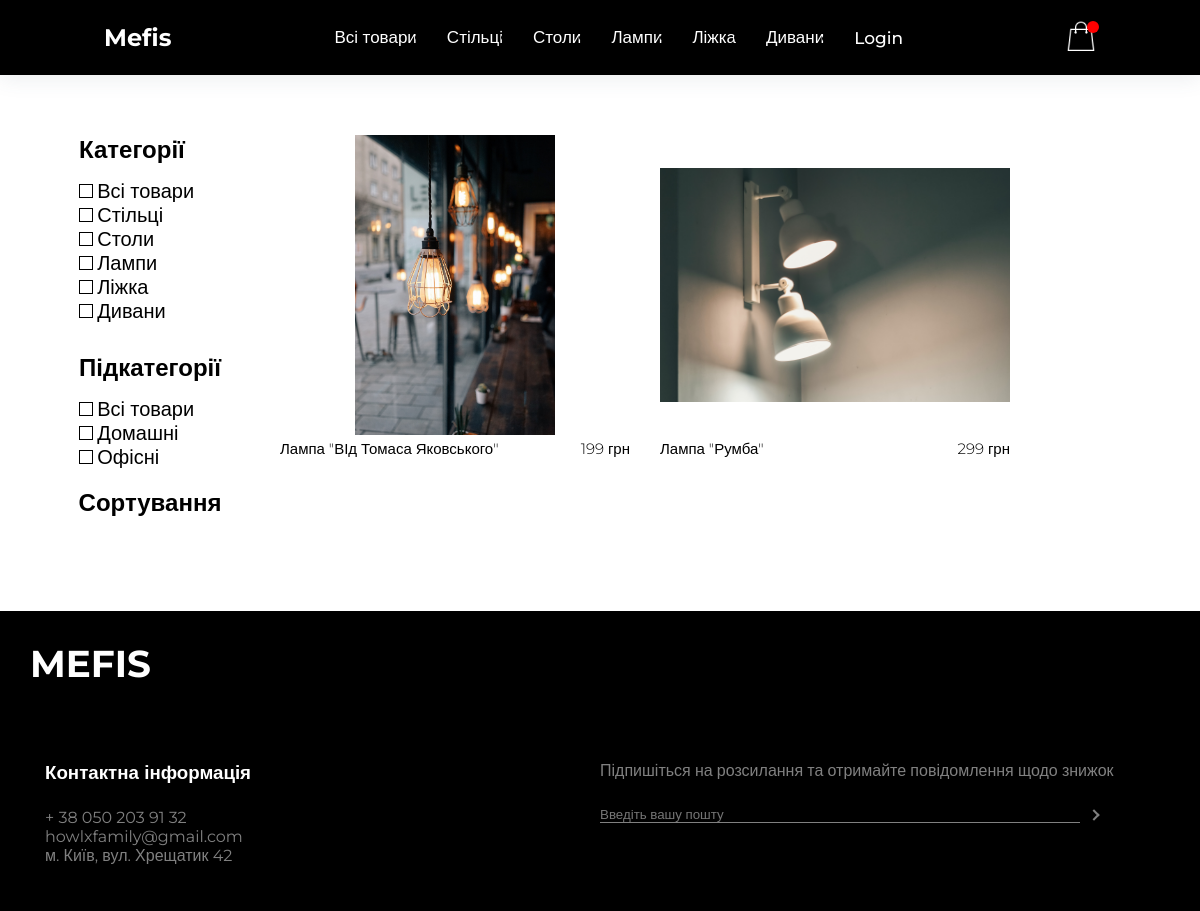
The app's page /catalog?category=4 with its own data.
### main/models.py (models this page shows, shortened)
class Categories(models.Model):
    id = models.IntegerField(primary_key=True)
    name = models.CharField(max_length=100)

class Subcategories(models.Model):
    id = models.IntegerField(primary_key=True)
    name = models.CharField(max_length=50)

class Product(models.Model):
    id = models.IntegerField(primary_key=True)
    name = models.CharField(max_length=255)
    description = models.TextField(blank=True)
    fabrics = models.ForeignKey(Fabric, on_delete=models.DO_NOTHING, null=True)
    photo = models.ImageField(upload_to='main/static/main/img')
    price = models.DecimalField(default=0, max_digits=10, decimal_places=0)
    is_available = models.BooleanField(default=True)
    category = models.ForeignKey(Categories, on_delete=models.CASCADE, null=True)
    subcategory = models.ForeignKey(Subcategories, on_delete=models.CASCADE, null=True)

### main/views.py (the view)
# urls.py: path('catalog', views.catalog, name='catalog'),
def catalog(request):
    products = Product.objects.all()
    if request.method == "GET":
        request_category = request.GET.get("category")
        request_subcategory = request.GET.get("subcategory")
        print('request_subcategory  ', request_subcategory)
        print(request.GET)
        if request_category != '1':
            if request.GET.get("category"):
                products = Product.objects.filter(category=request_category)
        if request_subcategory != '1':
            if request.GET.get("subcategory"):
                products = Product.objects.filter(subcategory=request_subcategory)
    categories = Categories.objects.all()
    subcategories = Subcategories.objects.all()
    return render(request, 'main/catalog.html',
                  {'products': products, 'categories': categories, 'subcategories': subcategories})

### main/templates/main/catalog.html (shortened to what this page needs)
{% extends 'main/layout.html' %}
{% block content %}
    {% include "main/includes/header.html" %}
    <div class="catalog">
        <div class="categories">
            <div class="catalog-responsive-options">
                <ul class="menu-catalog">
                    <li>
                        <h3 class="categories">Категорії</h3>
                        {% for category in categories %}
                            <form>
                                <input id="html{{ category.id }}" type="checkbox"
                                       onclick="window.location.href='?category={{ category.id }}'">
                                <label for="html{{ category.id }}">{{ category.name }}</label>
                            </form>
                        {% endfor %}
                        <h3 class="sub-category">Підкатегорії</h3>
                        {% for subcategory in subcategories %}
                            <form>
                                <input id="html{{ subcategory.id }}" type="checkbox"
                                       onclick="window.location.href='?subcategory={{ subcategory.id }}'">
                                <label for="html{{ subcategory.id }}">{{ subcategory.name }}</label>
                            </form>
                        {% endfor %}</li>
                </ul>
            </div>
            <div class="sorting-menu">
                <ul class="sorting-catalog">
                    <li>
                        <h3 class="categories">Сортування</h3>
                    </li>
                </ul>
            </div>
        </div>
        <div class="shop-grid">
            {% for product in products %}
                <a href="{% url 'product_page' product_real_id=product.id %}">
                    <div class="product-wrapper">
                        <div class="product-photo">
                            <img class="product-photo-placed" src="{{ product.photo.url }}">
                        </div>
                        <div class="product-text">
                            <div class="product-text-name">
                                <h1>{{ product.name }}</h1>
                            </div>
                            <div class="product-text-price">
                                <h1>{{ product.price }} грн</h1>
                            </div>
                        </div>
                    </div>
                </a>
            {% endfor %}
        </div>
    </div>
    {% include "main/includes/footer.html" %}
{% endblock %}

### main/templates/main/includes/header.html (shortened to what this page needs)
<link rel="stylesheet" href="../../static/main/css/header.css">
<div class="header-container">
    <header class="header">
        <nav>
            <div class="logo">
                <a href="{% url 'home' %}">Mefis</a>
            </div>
            <div class="main-menu">
                <ul class="menu">
                    {% for category in categories %}
                        <li><a href="/catalog?category={{ category.id }}">{{ category.name }}</a></li>
                    {% endfor %}
                    {% if user.is_authenticated %}
                        <li><a href="/logout/">Logout</a></li>
                    {% else %}
                        <li><a href="/login/">Login</a></li>
                    {% endif %}
                </ul>
            </div>
            <div class="options-container">
                <a href="../cart">
                    <img src="../../../static/main/img/icons8-shopping-bag-50%201.png">
                </a>
                <span class="quantity"></span>
            </div>
        </nav>
    </header>
</div>

### main/static/main/css/index.css (style rules this page uses)
* { margin: 0; padding: 0; box-sizing: border-box; font-family: 'Montserrat', sans-serif; }

### main/static/main/css/catalog.css (style rules this page uses)
.catalog { display: grid; height: auto; grid-template-columns: 220px auto; grid-template-rows: auto auto; padding-top: 60px; padding-left: 40px; grid-column-gap: 20px; padding-bottom: 60px; }
.catalog h3 { color: black; font-weight: 600; font-size: 24px; margin-bottom: 15px; }
.menu-catalog { display: flex; justify-content: center; align-items: center; list-style-type: none; }
.categories { height: fit-content; width: 100%; grid-area: 1/1/2/2; }
.sub-category { margin-top: 30px; }
.shop-grid { height: 100%; width: 100%; grid-area: 1/2/3/3; display: grid; grid-template-columns: repeat(auto-fit, minmax(250px, 350px)); grid-column-gap: 30px; grid-row-gap: 30px; }
.shop-grid a { text-decoration: none; }
.catalog input { appearance: none; height: 14px; width: 14px; border: 1px solid black; cursor: pointer; }
.catalog label { cursor: pointer; font-size: 20px; }
.sorting-catalog { display: flex; justify-content: center; align-items: center; list-style-type: none; }
.catalog input:after { background-color: black; padding: 1px; display: none; }
.product-wrapper { display: grid; grid-template-rows: repeat(2, auto); }
.product-photo { max-width: 100%; height: auto; }
.product-photo img { object-fit: contain; object-position: center; max-height: 100%; max-width: 100%; }
.product-photo-placed { width: 100%; height: 300px; }
.product-text { width: 100%; float: bottom; display: grid; vertical-align: top; grid-template-columns: repeat(2, auto); }
.product-text h1 { font-size: 15px; font-weight: 300; color: black; }
.product-text .product-text-price { text-align: right; }

### main/static/main/css/header.css (style rules this page uses)
.header { top: 0; width: 100%; box-shadow: 0 4px 20px hsla(207, 24%, 35%, 0.1); z-index: 2; background-color: black; text-decoration: none; list-style: none; }
nav { display: flex; justify-content: space-around; align-items: center; padding: 20px 30px; }
.logo a { font-size: 24px; font-weight: bold; color: white; text-decoration: none; list-style: none; margin: 0 auto; }
.menu { display: flex; justify-content: center; align-items: center; }
.menu a { display: block; padding: 7px 15px; font-size: 17px; font-weight: 500; transition: 0.2s all ease-in-out; color: white; text-decoration: none; list-style: none; }
.options-container { position: relative; text-align: right; }
.options-container img { width: 30px; }
header .options-container span { background-color: red; border-radius: 50%; display: flex; justify-content: center; align-items: center; color: white; position: absolute; top: 0px; left: 70%; padding: 6px 6px; }

### records on screen
Categories: name "Всі товари"
Categories: name "Стільці"
Categories: name "Столи"
Categories: name "Лампи"
Categories: name "Ліжка"
Categories: name "Дивани"
Subcategories: name "Всі товари"
Subcategories: name "Домашні"
Subcategories: name "Офісні"
Product: photo (picture), name "Лампа \"ВІд Томаса Яковського\"", price "199"
Product: photo (picture), name "Лампа \"Румба\"", price "299"
